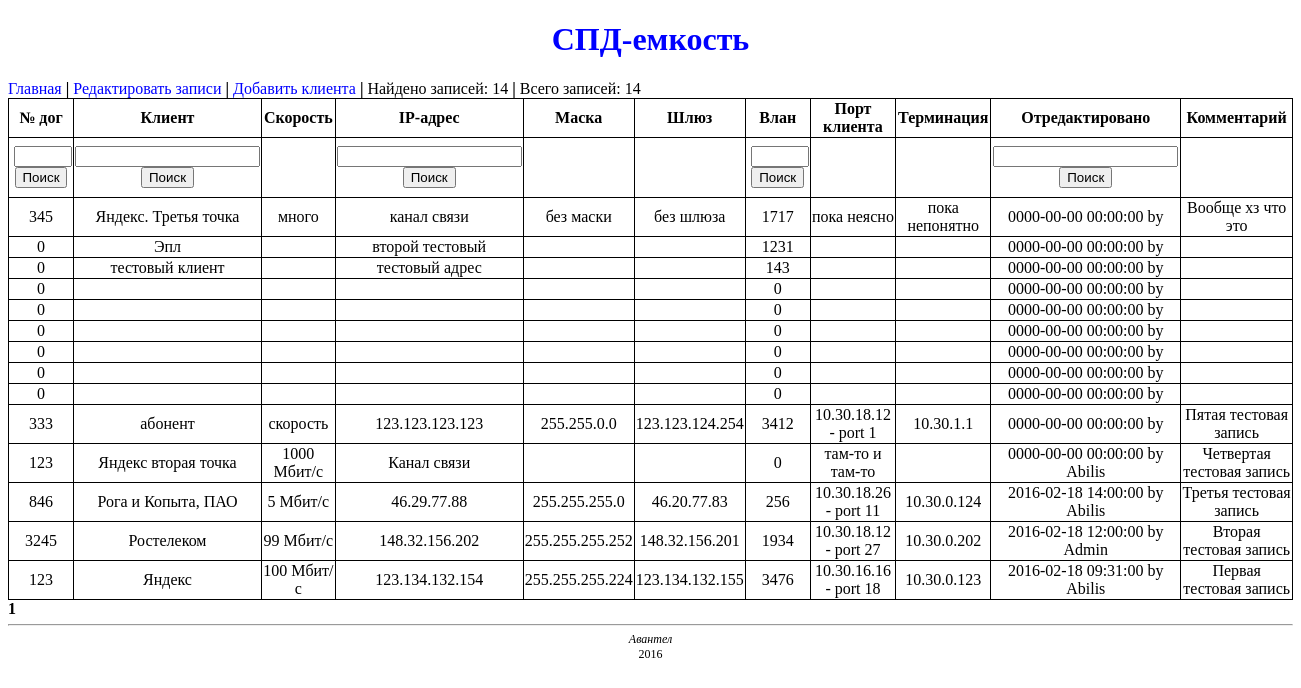
Before: / with the older database file.
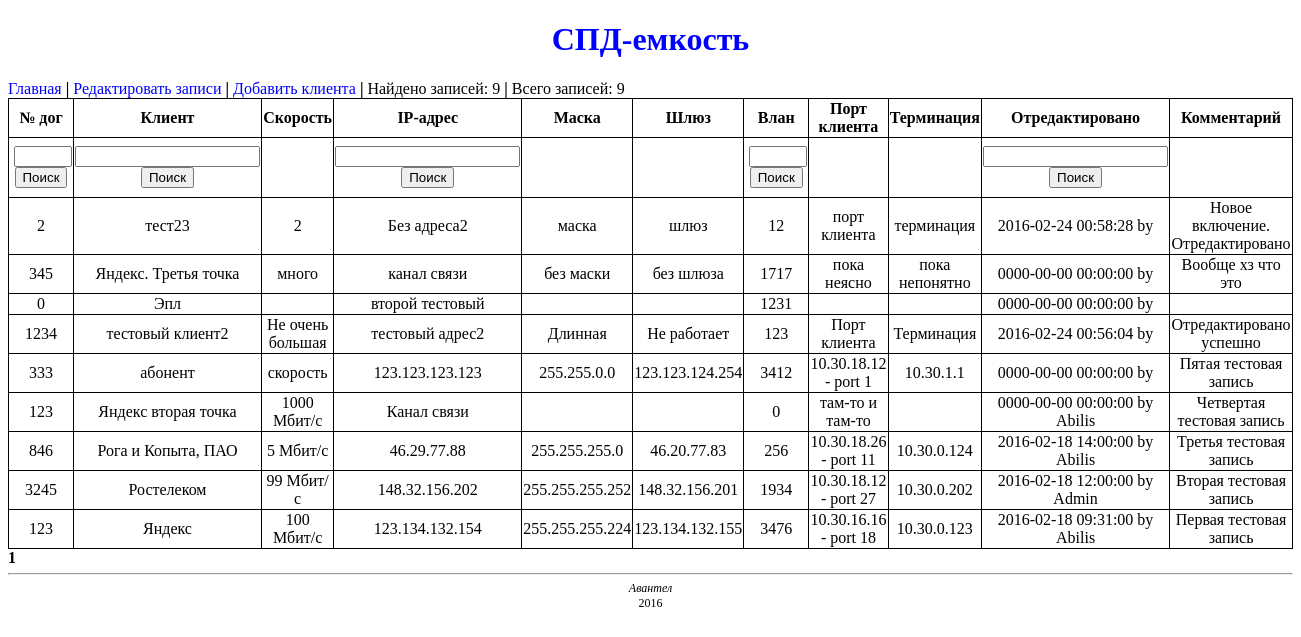
After: the same page with the newer database file.
### tables this page shows
CREATE TABLE `spd_table` (
  `id_entry` int(11) NOT NULL,
  `numOrder` int(6) NOT NULL,
  `customer` varchar(100) NOT NULL,
  `tarif` varchar(30) NOT NULL,
  `ip_address` varchar(15) NOT NULL,
  `netmask` varchar(15) NOT NULL,
  `gateway` varchar(15) NOT NULL,
  `vlan_id` int(4) NOT NULL,
  `customer_port` varchar(30) NOT NULL,
  `termination_point` varchar(30) NOT NULL,
  `subnet` varchar(18) NOT NULL,
  `broadcast` varchar(18) NOT NULL,
  `dt_added` datetime NOT NULL,
  `dt_last_edited` datetime NOT NULL,
  `commentary` varchar(255) NOT NULL,
  `founder` varchar(30) NOT NULL,
  `last_editor` varchar(30) NOT NULL
);

### index.php (called while the page is built, shortened)
<?php
require_once('database.php');
require_once('functions.php');
$link = startup();
$numEntriesAll = getEntriesAll($link);
$entries_arr = get_entries_num_start($link);
$entries = $entries_arr[0];
$page = $entries_arr[1];
include('views/v-header.php');
include('views/v-index.php');
include('menu_navigation.php');
include('views/v-footer.php');
?>

### functions.php (called while the page is built, shortened)
<?php
function getEntriesAll($link) {
    $query = "SELECT COUNT(*) FROM spd_table";
    $result = mysqli_query($link, $query);
    $m = mysqli_fetch_row($result);
    $n = (int)$m[0];
    return $n;
}
function get_entries_num_start($link) {
    $num = 50;
    $page = (int)($_GET['page']);
    $query = "SELECT COUNT(*) FROM spd_table";
    $result = mysqli_query($link, $query);
    $m = mysqli_fetch_row($result);
    $n = (int)$m[0];
    $total = (int)(($n - 1) / $num) + 1;
    $page = intval($page);
    if (empty($page) || $page < 0) {
        $page = 1;
    }
    elseif ($page > $total) {
        $page = $total;
    }
    $start = $page * $num - $num;
    $query = "SELECT * FROM spd_table ORDER BY id_entry DESC LIMIT $start, $num";
    $result = mysqli_query($link, $query);
    $num_rows = mysqli_num_rows($result);
    $entries = array();
    for ($i = 0; $i < $num_rows; $i++) {
        $entries[] = mysqli_fetch_array($result);
    }
    $entries_arr[0] = $entries;
    $entries_arr[1] = $page;
    $entries_arr[2] = $total;
    return $entries_arr;
}
?>

### views/v-index.php (the view, shortened to what this page needs)
<a href="index.php">Главная</a> <b>|</b> <a href="editor.php">Редактировать записи</a> <b>|</b> <a href="add.php">Добавить клиента</a> <b>|</b> Найдено записей: <?=count($entries)?> <b>|</b> Всего записей: <?=$numEntriesAll?>
<table>
    <tr>
        <th>№ дог</th>
        <th>Клиент</th>
        <th>Скорость</th>
        <th>IP-адрес</th>
        <th>Маска</th>
        <th>Шлюз</th>
        <th>Влан</th>
        <th>Порт клиента</th>
        <th>Терминация</th>
        <th>Отредактировано</th>
        <th>Комментарий</th>
    </tr>
    <tr class="search">
        <td>
            <form action="search.php" method="post">
            <input id="numOrderSearch" type="text" name="numOrder"/> <br />
            <input id="numOrderSearchButton" type="submit" value="Поиск"/>
            </form>
        </td>
        <td><form action="search.php" method="post">
            <input type="text" name="customer"/> <br />
            <input type="submit" value="Поиск"/>
            </form>
        </td>
        <td></td>
        <td>
            <form action="search.php" method="post">
            <input type="text" name="ip_address"/> <br />
            <input type="submit" value="Поиск"/>
            </form>
        </td>
        <td></td>
        <td></td>
        <td>
            <form action="search.php" method="post">
            <input id="vlan_id" type="text" name="vlan_id"/> <br />
            <input type="submit" value="Поиск"/>
            </form>
        </td>
        <td></td>
        <td></td>
        <td>
            <form action="search.php" method="post">
            <input type="text" name="last_editor"/> <br />
            <input type="submit" value="Поиск"/>
            </form>
        </td>
        <td></td>
    </tr>
    <?php foreach ($entries as $entry): ?>
        <tr>
            <td><?=$entry['numOrder']?></td>
            <td><?=$entry['customer']?></td>
            <td><?=$entry['tarif']?></td>
            <td><?=$entry['ip_address']?></td>
            <td><?=$entry['netmask']?></td>
            <td><?=$entry['gateway']?></td>
            <td><?=$entry['vlan_id']?></td>
            <td><?=$entry['customer_port']?></td>
            <td><?=$entry['termination_point']?></td>
            <td><?=$entry['dt_last_edited'] . ' by ' . $entry['last_editor'] ?></td>
            <td><?=$entry['commentary']?></td>
        </tr>
    <?php endforeach ?>
</table>

### views/v-header.php (shortened to what this page needs)
<!DOCTYPE html>
<html>
<head>
    <link rel="stylesheet" href="views/style.css">
</head>
<body>
    <a href="index.php"><h1>СПД-емкость</h1></a>

### menu_navigation.php (shortened to what this page needs)
<?php
    echo $pervpage . $page2left . $page1left . '<b>' . $page . '</b>' . $page1right . $page2right . $nextpage;
?>

### views/v-footer.php
    <footer>
        <hr />
        <i>Авантел</i>
        <br />
        2016
    </footer>
</body>
</html>

### views/style.css (style rules this page uses)
a { color: #00f; text-decoration: none; }
footer { text-align: center; font-size: 12px; }
h1 { text-align: center; }
table { border: 1px solid black; border-collapse: collapse; width: 100%; height: auto; }
th { border: 1px solid black; height: 30px; align-content: center; }
.search { height: 60px; }
#numOrderSearch, #vlan_id { width: 50px; align-content: center; margin-left: 4px; }
td { border: 1px solid black; text-align: center; }

Changed rows visible on the page:
removed spd_table: numOrder "0", vlan "0", dt_last_edited "0000-00-00 00:00:00"
removed spd_table: numOrder "0", vlan "0", dt_last_edited "0000-00-00 00:00:00"
removed spd_table: numOrder "0", vlan "0", dt_last_edited "0000-00-00 00:00:00"
removed spd_table: numOrder "0", vlan "0", dt_last_edited "0000-00-00 00:00:00"
removed spd_table: numOrder "0", vlan "0", dt_last_edited "0000-00-00 00:00:00"
removed spd_table: numOrder "0", vlan "0", dt_last_edited "0000-00-00 00:00:00"
added spd_table: numOrder "2", customer "тест23", tarif "2", ip_address "Без адреса2", netmask "маска", gateway "шлюз", vlan "12", customer_port "порт клиента", termination_point "терминация", dt_last_edited "2016-02-24 00:58:28", commentary "Новое включение. Отредактировано"
changed spd_table: numOrder "0" → "1234"; customer "тестовый клиент" → "тестовый клиент2"; tarif (not shown) → "Не очень большая"; ip_address "тестовый адрес" → "тестовый адрес2"; netmask (not shown) → "Длинная"; gateway (not shown) → "Не работает"; vlan "143" → "123"; customer_port (not shown) → "Порт клиента"; termination_point (not shown) → "Терминация"; dt_last_edited "0000-00-00 00:00:00" → "2016-02-24 00:56:04"; commentary (not shown) → "Отредактировано успешно"
Other visible differences:
count($entries): "14" → "9"
$numEntriesAll: "14" → "9"
